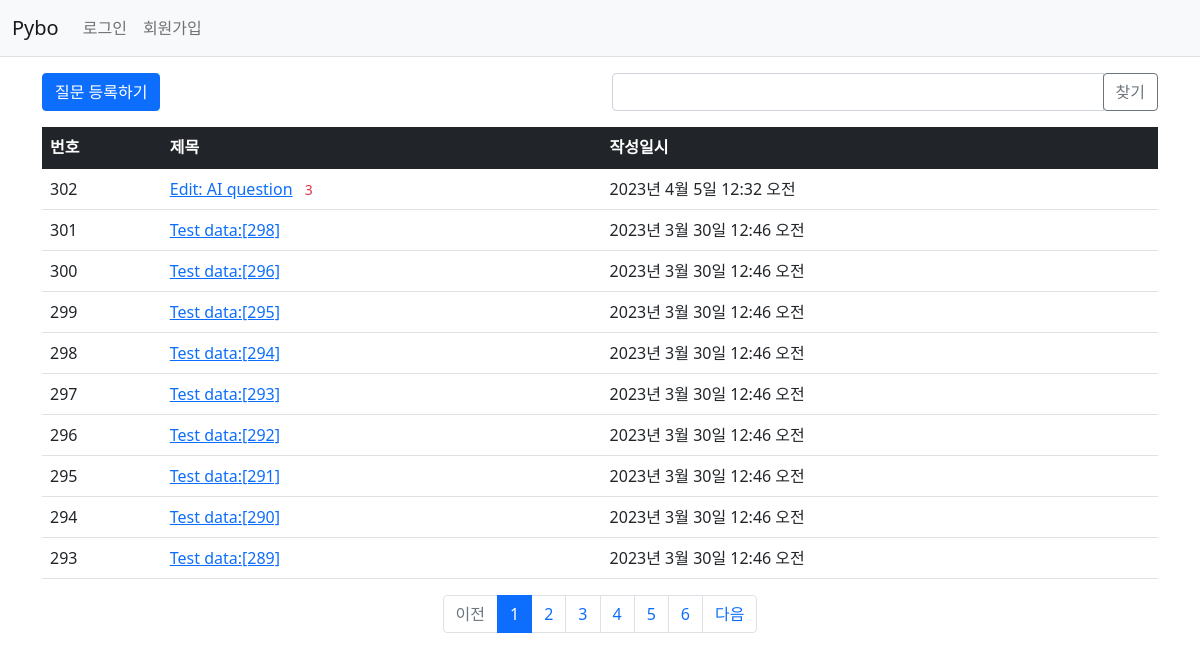
Page /pybo/ on the earlier database version.
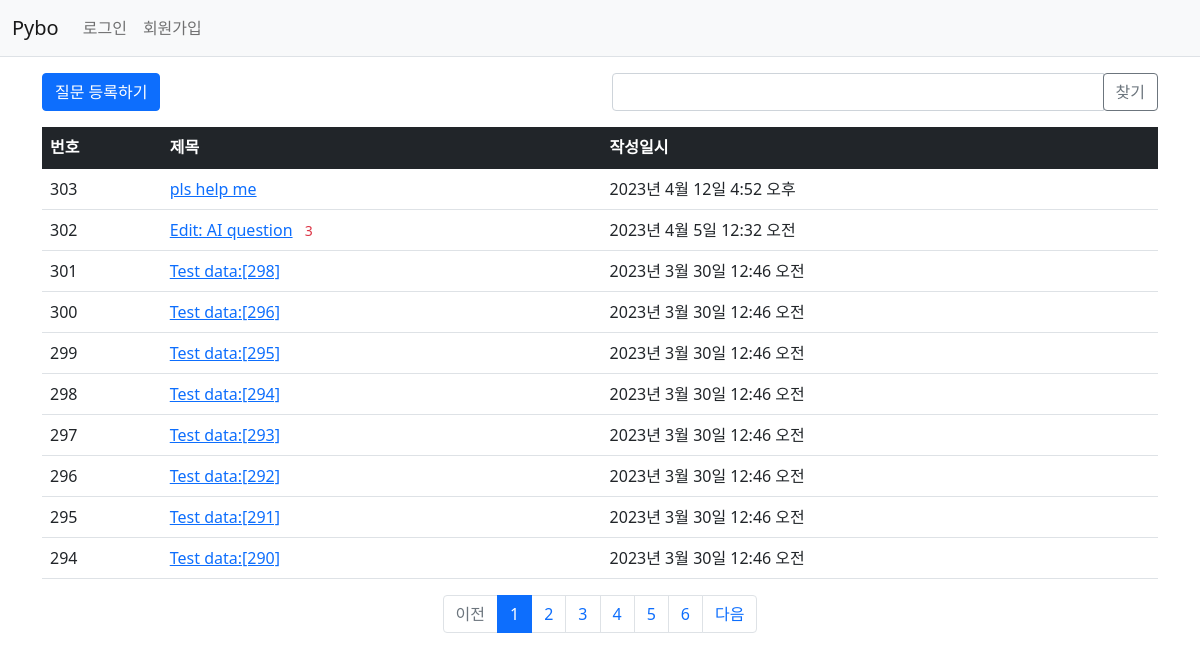
Same page on the later database version.
### pybo/models.py (models this page shows, shortened)
class Question(models.Model):
    author = models.ForeignKey(User, on_delete=models.CASCADE, related_name='author_question')  # question author
    subject = models.CharField(max_length=200)
    content = models.TextField()
    create_date = models.DateTimeField()
    modify_date = models.DateTimeField(null=True, blank=True)   # modified date
    voter = models.ManyToManyField(User, related_name='voter_question')    # 질문 추천인 추가. ManyToManyField = DB N:N relation

### pybo/views/base_views.py (the view, shortened to what this page needs)
# urls.py: path('', base_views.index, name='index'),    # '/'에 해당되는 path. 즉 http://localhost:8080/
def index(request):
    page = request.GET.get('page', '1')  # 페이지. # GET방식으로 호출된 url에서 page값을 가져올 때 사용됨
    kw = request.GET.get('kw','')   # 검색어
    question_list = Question.objects.order_by('-create_date')
    paginator = Paginator(question_list, 10)  # 페이지당 10개씩 보여주기
    page_obj = paginator.get_page(page)
    context = {'question_list': page_obj, 'page': page, 'kw': kw}
    return render(request, 'pybo/question_list.html', context)

### pybo/templatetags/pybo_filter.py (called while the page is built)
@register.filter
def sub(value, arg):
    return value - arg

### templates/pybo/question_list.html (shortened to what this page needs)
{%  extends 'base.html' %}
{% load pybo_filter %}
{% block content %}
<div class="container my-3">
    <div class="row my-3">
        <div class="col-6">
            <a href="{% url 'pybo:question_create' %}" class="btn btn-primary">질문 등록하기</a>
        </div>
        <div class="col-6">
            <div class="input-group">
                <input type="text" id="search_kw" class="form-control" value="{{ kw|default_if_none:'' }}">
                <div class="input-group-append">
                    <button class="btn btn-outline-secondary" type="button" id="btn_search">찾기</button>
                </div>
            </div>
        </div>
    </div>
    <table class="table">
        <thead>
        <tr class="table-dark">
            <th>번호</th>
            <th>제목</th>
            <th>작성일시</th>
        </tr>
        </thead>
        <tbody>
        {% if question_list %}
        {% for question in question_list %}
        <tr>
            <td>
                {{ question_list.paginator.count|sub:question_list.start_index|sub:forloop.counter0|add:1 }}
            </td>
            <td>
                <a href="{% url 'pybo:detail' question.id %}">{{ question.subject }}</a>
                {% if question.answer_set.count > 0 %}
                    <span class="text-danger small mx-2">{{ question.answer_set.count }}</span>
                {% endif %}
            </td>
            <td>{{ question.create_date }}</td>
        </tr>
        {% endfor %}
        {% else %}
        <tr>
            <td colspan="3">질문이 없습니다.</td>
        </tr>
        {% endif %}
        </tbody>
    </table>
    <ul class="pagination justify-content-center">
        {% if question_list.has_previous %}
        <li class="page-item">
        <a class="page-link" data-page="{{ question_list.previous_page_number }}"
           href="javascript:void(0)">이전</a>
        </li>
        {% else %}
        <li class="page-item disabled">
            <a class="page-link" tabindex="-1" aria-disabled="true" href="#">이전</a>
        </li>
        {% endif %}
        {% for page_number in question_list.paginator.page_range %}
        {% if page_number >= question_list.number|add:-5 and page_number <= question_list.number|add:5 %}
        {% if page_number == question_list.number %}
        <li class="page-item active" aria-current="page">
            <a class="page-link" data-page="{{ page_number }}"
               href="javascript:void(0)">{{ page_number }}</a>
        </li>
        {% else %}
        <li class="page-item">
            <a class="page-link" data-page="{{ page_number }}"
               href="javascript:void(0)">{{ page_number }}</a>
        </li>
        {% endif %}
        {% endif %}
        {% endfor %}
        {% if question_list.has_next %}
        <li class="page-item">
            <a class="page-link" data-page="{{ question_list.next_page_number }}"
               href="javascript:void(0)">다음</a>
        </li>
        {% else %}
        <li class="page-item disabled">
            <a class="page-link" tabindex="-1" aria-disabled="true" href="#">다음</a>
        </li>
        {% endif %}
    </ul>
</div>
{% endblock %}

Differences in the rows shown:
no longer on this page (row unchanged): Question: paginator.count|sub "293", subject "Test data:[289]", create_date "2023년 3월 30일 12:46 오전"
added Question: paginator.count|sub "303", subject "pls help me", create_date "2023년 4월 12일 4:52 오후"
